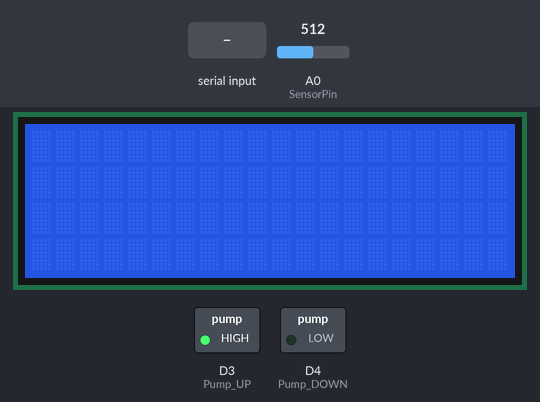
Recording of a sketch running on a simulated ESP8266 (NodeMCU). Shown: 20×4 character LCD, switched loads named in the sketch (green lamp = pin HIGH). Inputs (shaded band) come from the test bench; at power-on: A0 (SensorPin) = 512. WiFi joins after 1.5 s; servers stay silent unless stated; what the sketch prints to the serial monitor is not drawn.

Above: at 2.2 s.
2.3 s: "1" received over the second serial link
At 3.8 s:
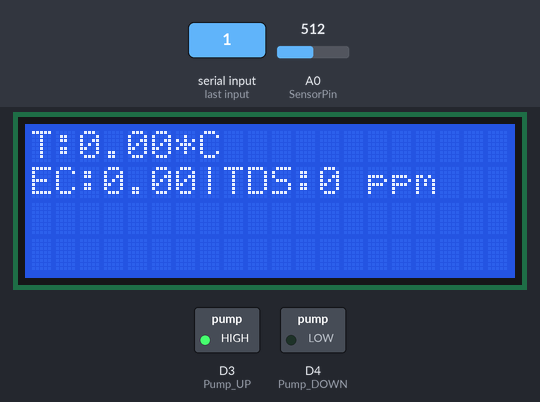
Timing chart, 0 to 5.3 s (numbered marks = the images above; inputs shaded):
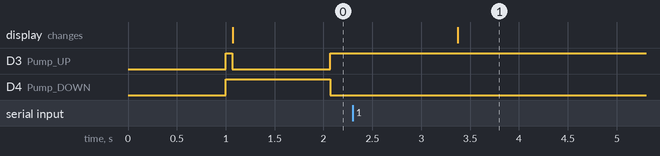

The sketch:

NodeMCU.ino
```cpp
// ArduinoJson - Version: Latest
#include <ArduinoJson.h>
#include <LiquidCrystal_I2C.h>
#include <Wire.h>
#include "thingProperties.h"
#include <SoftwareSerial.h>
LiquidCrystal_I2C lcd(0x27,20,4);
// if lcd is not print then use this 0x27.. 0x3F


// SoftwareSerial for esp8266 - Version: Latest


/*
  Sketch generated by the Arduino IoT Cloud Thing
  https://create.arduino.cc/cloud/things/1a637fda-bf94-4d3f-a6bc-defda2015772

  Arduino IoT Cloud Variables description

  The following variables are automatically generated and updated when changes are made to the Thing

  CloudElectricCurrent eC;
  float pH;
  int tDS;
  CloudTemperature temperature;

  Variables which are marked as READ/WRITE in the Cloud Thing will also have functions
  which are called when their values are changed from the Dashboard.
  These functions are generated with the Thing and added at the end of this sketch.
*/


SoftwareSerial nodemcu(D6,D5);  //Rx,tX PINS


////////////////////////PH CODE START HERE////////////////
#define SensorPin A0           //pH meter Analog output to Arduino Analog Input 0
#define Offset 41.555         //deviation compensate
#define samplingInterval 20
#define printInterval 800
#define ArrayLenth  10    //times of collection
int pHArray[ArrayLenth];   //Store the average value of the sensor feedback
int pHArrayIndex = 0;
////////////////////////PH CODE END HERE///////////////////

/////PUMP DECLARATION PH//////
const byte Pump_UP=D3;     ////D0    ///// 10 pin
const byte Pump_DOWN=D4;   ////D1    ///// 11 pin
//////////////////////////////

static float pHValue=0,voltage=0;
float Set_ph= 6; // change to your desired ppm//set default 6 to 7

void setup() {
  // Initialize serial and wait for port to open:
// Open serial communications and wait for port to open:
Serial.begin(9600);
nodemcu.begin(9600);
while (!Serial) continue;

  // This delay gives the chance to wait for a Serial Monitor without blocking if none is found
  delay(1000);
  //////////////////////////////////////////////////////////////

  // Defined in thingProperties.h
  initProperties();

  // Connect to Arduino IoT Cloud
  ArduinoCloud.begin(ArduinoIoTPreferredConnection);

  /*
     The following function allows you to obtain more information
     related to the state of network and IoT Cloud connection and errors
     the higher number the more granular information you’ll get.
     The default is 0 (only errors).
     Maximum is 4
 */
  setDebugMessageLevel(2);
  ArduinoCloud.printDebugInfo();

  /*    PH       */
////////////////PUMP UP//////////////////
  pinMode(Pump_UP,OUTPUT);                      //////////10 PIN////////////
  digitalWrite(Pump_UP,HIGH);
////////////////PUMP DOWN//////////////////
  pinMode(Pump_DOWN,OUTPUT);                    //////////11 PIN///////////
  digitalWrite(Pump_DOWN,HIGH);

   lcd.init();
   lcd.backlight();
   lcd.clear();

}

void loop() {

 digitalWrite(Pump_UP,HIGH);
 digitalWrite(Pump_DOWN,HIGH);
//////////////////////////PH///////////////////////////
Ph_sensor();
///////////////////////////////////////////////////////
if(pHValue<=Set_ph)
{
Pump_PH_UP();
Serial.print("pH UP");
}
else if(pHValue>=Set_ph+1)
     {
   Pump_PH_DOWN();
Serial.println("pH DOWN");
         }
//////////////////////////////////////////////////////
ArduinoCloud.update();

StaticJsonDocument<1000> doc;


DeserializationError error = deserializeJson(doc,nodemcu);

//Test parsing
if(error)
{
  Serial.println("CONNECTED");
  return;
  }


/////////////////////object received from arduino///////////////
Serial.println("Data Recieved");
Serial.println("Received temperature:");
float Temperature = doc["temperature"];
Serial.print("Temperature:");
Serial.println(Temperature,2);
float EC_at_25 = doc["EC"];
Serial.print("EC:");
Serial.println(EC_at_25,2);
float ppm = doc["TDS"];
Serial.print("TDS:");
Serial.println(ppm,2);
  if(pHValue<=10 && pHValue>=0)
    {
Serial.print("Voltage:");
Serial.println(voltage, 2);
Serial.print("pH:");
Serial.println(pHValue,2);
pH=pHValue;
    }
Serial.println("_ _ _ _ _ _ _ _ _ _ _ _ _ _ _ _ _");
////////////////
eC=EC_at_25;
tDS=ppm;
temperature=Temperature;


  ////PRINT STATEMENTS OF EC////
 lcd.setCursor(0, 0);
  lcd.print("T:");
 lcd.print(temperature);
 lcd.print("*C");
// lcd.print(sensors.getTempFByIndex(0));
 //lcd.println("*F");
 ////////////////////
 lcd.setCursor(0, 1);
 lcd.print("EC:");
 lcd.print(eC);
 lcd.print("|");
 lcd.print("TDS:");
 lcd.print(tDS);
 lcd.print(" ppm ");
 ///////////////////
   if(pHValue<=10 && pHValue>=0)
   {
 lcd.setCursor(0,2);
 lcd.print("V:");
 lcd.print(voltage);
 lcd.print("|pH:");
 lcd.print(pHValue);
   }

}


void Ph_sensor()
{
  static unsigned long samplingTime = millis();
  static unsigned long printTime = millis();
        /*pHValue*/
  if (millis() - samplingTime > samplingInterval)
  {
    pHArray[pHArrayIndex++] = analogRead(SensorPin);
    if (pHArrayIndex == ArrayLenth)pHArrayIndex = 0;
    voltage = avergearray(pHArray, ArrayLenth) * 5.0 / 1024;
    pHValue = -11.77272727 * voltage + Offset;
    samplingTime = millis();
  }
  if (millis() - printTime > printInterval)  //Every 800 milliseconds, print a numerical, convert the state of the LED indicator
 {


    //Serial.print("Voltage:");
   // Serial.print(voltage, 2);
   // Serial.print("    pH value: ");
   // Serial.println(pHValue, 2);
    printTime = millis();
 }
//    if(pHValue<10)
//      {
  //     pH=pHValue;
      //print phValue
// lcd.setCursor(0,2);
// lcd.print("voltage:");
// lcd.print(voltage);
// lcd.print("pH:");
// lcd.println(pHValue);
//
//      }
//    else
//    {
//      Serial.print("calculating ph");
//      lcd.print("calculating pH");
//
//      }
    //}
  }
double avergearray(int* arr, int number) {
  int i;
  int max, min;
  double avg;
  long amount = 0;
  if (number <= 0) {
    Serial.println("Error number for the array to avraging!/n");
    return 0;
  }
  if (number < 5) { //less than 5, calculated directly statistics
    for (i = 0; i < number; i++) {
      amount += arr[i];
    }
    avg = amount / number;
    return avg;
  } else {
    if (arr[0] < arr[1]) {
      min = arr[0]; max = arr[1];
    }
    else {
      min = arr[1]; max = arr[0];
    }
    for (i = 2; i < number; i++) {
      if (arr[i] < min) {
        amount += min;      //arr<min
        min = arr[i];
      } else {
        if (arr[i] > max) {
          amount += max;  //arr>max
          max = arr[i];
        } else {
          amount += arr[i]; //min<=arr<=max
        }
      }//if
    }//for
    avg = (double)amount / (number - 2);
  }//if
  return avg;
}

////////////////////////////////////////////////////////////

void Pump_PH_UP()
{

int Change_per_dose = 100; // determine this experimentally (see video for clarity)
int Pump_on_time = 5; // set pump dose time in seconds
int Wait_time = 4; // set time to wait between dosing
//if (Set_ph<=(Set_ph-Change_per_dose))
//{
digitalWrite(Pump_UP,HIGH);
//delay(Pump_on_time*1000);
digitalWrite(Pump_UP,LOW);
//delay(Wait_time*1000);
//}
}

void Pump_PH_DOWN()
{

int Change_per_dose = 100; // determine this experimentally (see video for clarity)
int Pump_on_time = 5; // set pump dose time in seconds
int Wait_time = 4; // set time to wait between dosing
//if (Set_ph<=(Set_ph-Change_per_dose))
//{
digitalWrite(Pump_DOWN,HIGH);
//delay(Pump_on_time*1000);
digitalWrite(Pump_DOWN,LOW);
//delay(Wait_time*1000);
//}
}
```

thingProperties.h
```cpp
// Code generated by Arduino IoT Cloud, DO NOT EDIT.

#include <ArduinoIoTCloud.h>
#include <Arduino_ConnectionHandler.h>

const char DEVICE_LOGIN_NAME[]  = "fd4aaf18-fe8b-4da9-a432-1998d235e452";

const char SSID[]               = "RAJPUT";    // Network SSID (name)
const char PASS[]               = "GOVIND789";    // Network password (use for WPA, or use as key for WEP)
const char DEVICE_KEY[]  = "LML0UCB4HSS9FRMWJ1C7";    // Secret device password


CloudElectricCurrent eC;
float pH;
int tDS;
CloudTemperature temperature;

void initProperties(){

  ArduinoCloud.setBoardId(DEVICE_LOGIN_NAME);
  ArduinoCloud.setSecretDeviceKey(DEVICE_KEY);
  ArduinoCloud.addProperty(eC, READ, ON_CHANGE, NULL);
  ArduinoCloud.addProperty(pH, READ, ON_CHANGE, NULL);
  ArduinoCloud.addProperty(tDS, READ, ON_CHANGE, NULL);
  ArduinoCloud.addProperty(temperature, READ, ON_CHANGE, NULL);

}

WiFiConnectionHandler ArduinoIoTPreferredConnection(SSID, PASS);
```

Measured:
- after the input at 2.3 s, the display: changes after 1.1 s (image 1)
